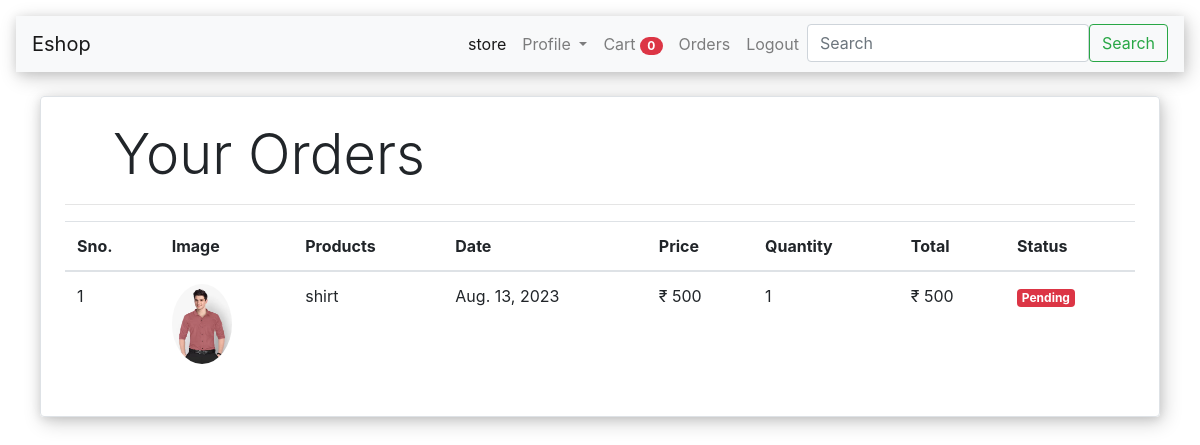
Page /orders (signed in) on the committed database.
### store/models/orders.py (models this page shows, shortened)
class Order(models.Model):
    product = models.ForeignKey(Product, on_delete=models.CASCADE)
    customer = models.ForeignKey(Customer, on_delete=models.CASCADE)
    quantity = models.IntegerField(default=1)
    price = models.IntegerField()
    address = models.CharField(max_length=500, default='', blank=True)
    phone = models.CharField(max_length=10, default='', blank=True)
    date = models.DateField(default=datetime.datetime.today)
    status = models.BooleanField(default=False)
    @staticmethod
    def get_orders_by_customer(customer_id):
        return Order.objects.filter(customer=customer_id).order_by('-date')

### store/models/product.py (models this page shows, shortened)
class Product(models.Model):
    name = models.CharField(max_length=30)
    price = models.IntegerField(default=0)
    category = models.ForeignKey(Category, on_delete=models.CASCADE)
    description = models.TextField(max_length=500, default='', null=True, blank=True)
    image = models.ImageField(upload_to='uploads/Products/')

### store/middlewares/auth.py (the view)
    def middleware(request):
        return_url = request.META['PATH_INFO']
        print(request.META['PATH_INFO'])
        if not request.session.get('customer'):
            return redirect(f'login?return_url={return_url}')
        print('middleware')
        response = get_response(request)
        return response

### store/templatetags/custom_filter.py (called while the page is built)
@register.filter(name='currency')
def currency(number):
    return '₹ ' + str(number)

@register.filter(name='multiply')
def multiply(number, number1):
    return number * number1

### store/views/orders.py (called while the page is built)
    def get(self, request):
        customer = request.session.get('customer')
        orders = Order.get_orders_by_customer(customer)
        print(orders)
        return render(request, 'orders.html', {'orders': orders})

### store/templates/orders.html (shortened to what this page needs)
{% extends 'base.html' %}
{% block content %}
{% load cart %}
{% load custom_filter %}
    <div class="border rounded p-4 m-4" style="box-shadow: 0 2px 10px rgba(0,0,0,.1),3px 5px 20px rgba(0,0,0,.2);">
        <p class="display-4 pl-4 ml-4">Your Orders</p>
            <hr>
        <table class="table">
            <thead>
                <tr>
                    <th>Sno.</th>
                    <th>Image</th>
                    <th>Products</th>
                    <th>Date</th>
                    <th>Price</th>
                    <th>Quantity</th>
                    <th>Total</th>
                    <th>Status</th>
                </tr>
            </thead>
            <tbody>
                {% for order in orders %}
                <tr>
                    <td>{{forloop.counter}}</td>
                    <td><img style="height: 80px;" src="{{order.product.image.url}}" class="rounded-circle" alt=""></td>
                    <td>{{order.product.name}}</td>
                    <td>{{order.date}}</td>
                    <td>{{order.price|currency}}</td>
                    <td>{{order.quantity}}</td>
                    <td>{{order.quantity|multiply:order.price|currency}}</td>
                    {% if order.status %}
                    <td><small class="badge badge-success">Completed</small></td>
                    {% else %}
                    <td><small class="badge badge-danger">Pending</small></td>
                    {% endif %}
                </tr>
                {% endfor %}
            </tbody>
        </table>
    </div>
{% endblock %}

### rows in the picture
Order: product.image (picture), product.name "shirt", date "Aug. 13, 2023", price "₹ 500", quantity "1", quantity|multiply "₹ 500", status "Pending"

### other values in the picture
{{ request.session.cart.keys|length }} "0"
